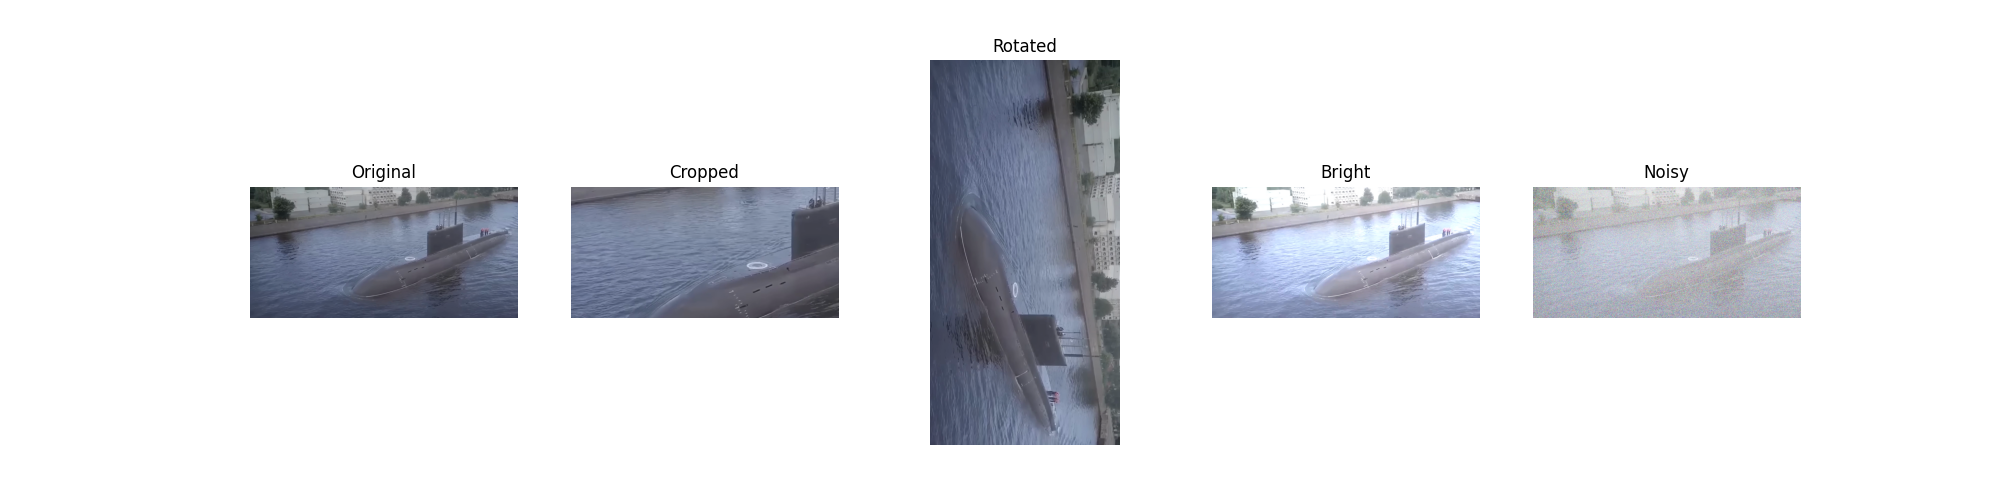

Generate this figure with Python:
import cv2
import matplotlib.pyplot as plt
import numpy as np

# Example image for demonstration (replace with actual path)
image = cv2.imread('frame_0050.png')

# Apply different augmentation techniques
height, width = image.shape[:2]
cropped = image[height//4:3*height//4, width//4:3*width//4]  # Adjusted cropping
rotated = cv2.rotate(image, cv2.ROTATE_90_CLOCKWISE)
bright = cv2.convertScaleAbs(image, alpha=1.5, beta=30)  # Brightened image
noise = np.random.normal(0, 25, image.shape).astype(np.uint8)
noisy = cv2.add(image, noise)

# Create a montage of augmented images
images = [image, cropped, rotated, bright, noisy]
titles = ['Original', 'Cropped', 'Rotated', 'Bright', 'Noisy']

fig, axes = plt.subplots(1, len(images), figsize=(20, 5))
for ax, img, title in zip(axes, images, titles):
    ax.imshow(cv2.cvtColor(img, cv2.COLOR_BGR2RGB))
    ax.set_title(title)
    ax.axis('off')

plt.savefig('augmentation_techniques.png')
plt.show()
